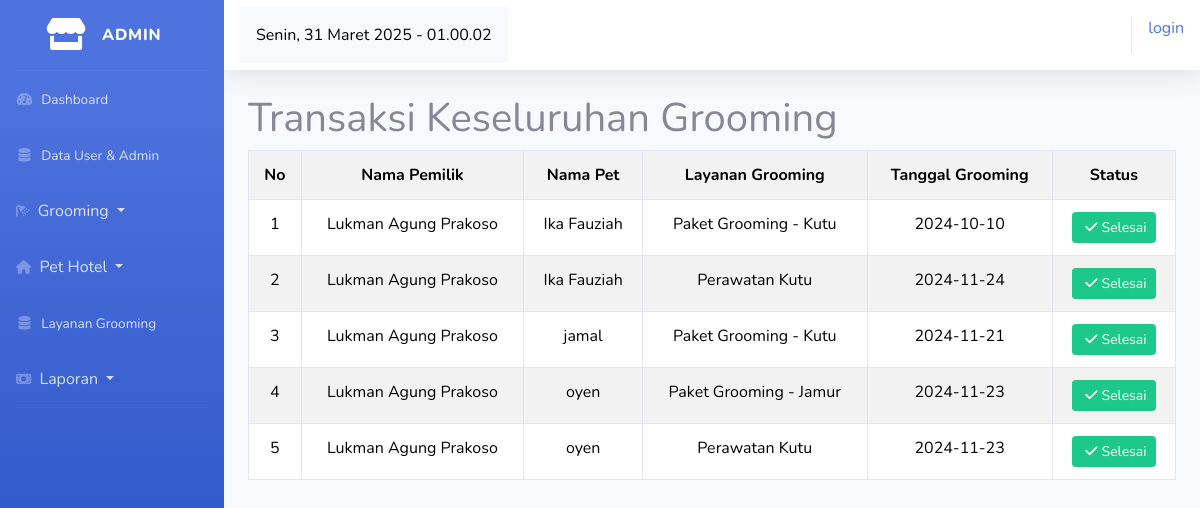
The page /index.php/admin/transaction_grooming/transaksi_keseluruhan on the database as committed earlier.
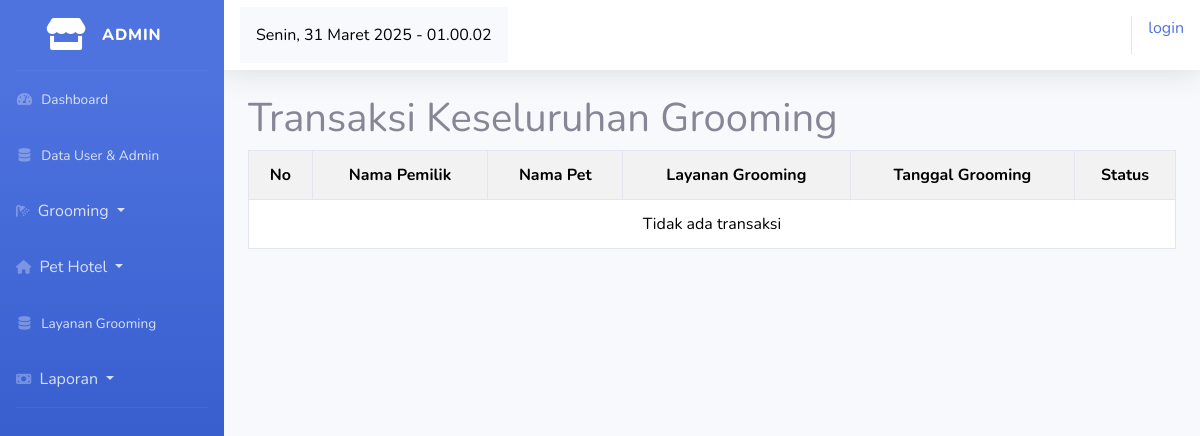
The same page on the database as committed later.
### tables this page shows
CREATE TABLE `transaction_grooming` (
  `transaction_id` int(11) NOT NULL,
  `user_id` int(3) NOT NULL,
  `grooming_id` int(3) NOT NULL,
  `id_cat` varchar(10) NOT NULL,
  `bank` varchar(10) NOT NULL,
  `price` int(11) NOT NULL,
  `notes` text NOT NULL,
  `date` date NOT NULL,
  `transaction_date` timestamp NOT NULL DEFAULT current_timestamp() ON UPDATE current_timestamp(),
  `payment_due_date` timestamp NOT NULL DEFAULT current_timestamp() ON UPDATE current_timestamp(),
  `status` varchar(20) NOT NULL DEFAULT 'Belum Terbayar',
  `image` varchar(50) NOT NULL
);

CREATE TABLE `users` (
  `user_id` int(11) NOT NULL,
  `name` varchar(100) NOT NULL,
  `email` varchar(100) NOT NULL,
  `password` varchar(30) NOT NULL,
  `phone` varchar(15) NOT NULL,
  `address` text NOT NULL,
  `image` varchar(50) NOT NULL,
  `role_id` tinyint(1) NOT NULL
);

CREATE TABLE `cats` (
  `cat_id` int(11) NOT NULL,
  `user_id` int(5) NOT NULL,
  `name` varchar(50) NOT NULL,
  `breed` varchar(50) NOT NULL,
  `tgl_cat` date NOT NULL,
  `gender` varchar(10) NOT NULL,
  `sertivikat` varchar(50) NOT NULL,
  `image` varchar(50) NOT NULL
);

CREATE TABLE `service_grooming` (
  `id_grooming` int(11) NOT NULL,
  `name` varchar(50) NOT NULL,
  `description` text NOT NULL,
  `price` int(11) NOT NULL,
  `image` varchar(20) NOT NULL
);

### application/controllers/admin/transaction_grooming.php (called while the page is built, shortened)
<?php
	class Transaction_grooming extends CI_Controller {
		public function transaksi_keseluruhan() {
			$data['transaksi'] = $this->model_transaction_grooming->transaksi_keseluruhan();
			$this->load->view('tamplates_admin/header');
			$this->load->view('tamplates_admin/sidebar');
			$this->load->view('admin/pembayaran/transaksi_keseluruhan', $data);
			$this->load->view('tamplates_admin/footer');
		}
	}
?>

### index.php (called while the page is built, shortened)
<?php
require_once BASEPATH.'core/CodeIgniter.php';

### application/models/admin/model_transaction_grooming.php (called while the page is built, shortened)
<?php
	class model_transaction_grooming extends CI_Model {
		public function transaksi_keseluruhan() {
			$this->db->select('transaction_grooming.*, users.name as user_name, cats.name as cat_name, service_grooming.name as grooming_name');
			$this->db->from('transaction_grooming');
			$this->db->join('users', 'users.user_id = transaction_grooming.user_id');
			$this->db->join('cats', 'cats.cat_id = transaction_grooming.id_cat');
			$this->db->join('service_grooming', 'service_grooming.id_grooming = transaction_grooming.grooming_id');
			$this->db->where('transaction_grooming.status', 'Sudah Terbayar');
			$result = $this->db->get();
			return $result->result();
		}
	}
?>

### application/views/admin/pembayaran/transaksi_keseluruhan.php (the view)
<div class="container-fluid">
	<h1>Transaksi Keseluruhan Grooming</h1>
	<table class="table table-bordered table-hover table-striped text-center">
		<tr>
			<th>No</th>
			<th>Nama Pemilik</th>
			<th>Nama Pet</th>
			<th>Layanan Grooming</th>
			<th>Tanggal Grooming</th>
			<th>Status</th>
		</tr>
		<?php if(empty($transaksi)): ?>
            <tr>
                <td colspan="7" class="text-center">Tidak ada transaksi</td>
            </tr>
        <?php else: ?>
			<?php $no = 1; ?>
			<?php foreach ($transaksi as $tr): ?>
				<tr>
					<td><?php echo $no++ ?></td>
					<td><?php echo $tr->user_name; ?></td>
					<td><?php echo $tr->cat_name; ?></td>
					<td><?php echo $tr->grooming_name ?></td>
					<td><?php echo $tr->date; ?></td>
					<td>
						<a href="<?php echo site_url('admin/transaction_grooming/update_status_selesai1/'.$tr->transaction_id) ?>"><div class="btn btn-success btn-sm"><i class="fa-solid fa-check mx-1"></i>Selesai</div></a>
					</td>
				</tr>
			<?php endforeach; ?>
		<?php endif; ?>
	</table>
</div>

Rows that differ between the two databases and show on the page:
removed transaction_grooming: user.name "Lukman Agung Prakoso", id_cat.name "Ika Fauziah", service_grooming.name "Paket Grooming - Kutu", date "2024-10-10"
removed transaction_grooming: user.name "Lukman Agung Prakoso", id_cat.name "Ika Fauziah", service_grooming.name "Perawatan Kutu", date "2024-11-24"
removed transaction_grooming: user.name "Lukman Agung Prakoso", id_cat.name "jamal", service_grooming.name "Paket Grooming - Kutu", date "2024-11-21"
removed transaction_grooming: user.name "Lukman Agung Prakoso", id_cat.name "oyen", service_grooming.name "Paket Grooming - Jamur", date "2024-11-23"
removed transaction_grooming: user.name "Lukman Agung Prakoso", id_cat.name "oyen", service_grooming.name "Perawatan Kutu", date "2024-11-23"
Other text that changed with them:
text now shown: "Tidak ada transaksi"
